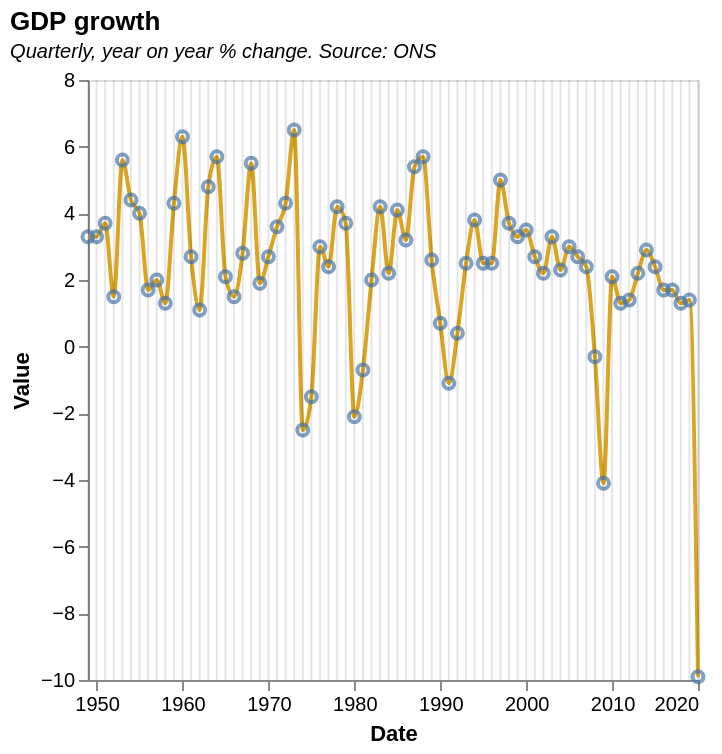

This figure's Vega-Lite source:
### Vega-Lite specification from a JSON file in a GitHub repository (floating-point values rounded to 4 significant figures)
{"$schema": "https://vega.github.io/schema/vega-lite/v5.json", "description": "(GI2) GDP year on year growth (%)", "title": {"text": "GDP growth", "subtitle": "Quarterly, year on year % change. Source: ONS", "subtitleFontStyle": "italic", "subtitleFontSize": 10, "anchor": "start", "color": "black"}, "data": {"values": [{"Date": "1949", "Value": "3.3", "Detail": "GDP: Year on year growth (CVM SA %)"}, {"Date": "1950", "Value": "3.3", "Detail": ""}, {"Date": "1951", "Value": "3.7", "Detail": ""}, {"Date": "1952", "Value": "1.5", "Detail": ""}, {"Date": "1953", "Value": "5.6", "Detail": ""}, {"Date": "1954", "Value": "4.4", "Detail": ""}, {"Date": "1955", "Value": "4", "Detail": ""}, {"Date": "1956", "Value": "1.7", "Detail": ""}, {"Date": "1957", "Value": "2", "Detail": ""}, {"Date": "1958", "Value": "1.3", "Detail": ""}, {"Date": "1959", "Value": "4.3", "Detail": ""}, {"Date": "1960", "Value": "6.3", "Detail": ""}, {"Date": "1961", "Value": "2.7", "Detail": ""}, {"Date": "1962", "Value": "1.1", "Detail": ""}, {"Date": "1963", "Value": "4.8", "Detail": ""}, {"Date": "1964", "Value": "5.7", "Detail": ""}, {"Date": "1965", "Value": "2.1", "Detail": ""}, {"Date": "1966", "Value": "1.5", "Detail": ""}, {"Date": "1967", "Value": "2.8", "Detail": ""}, {"Date": "1968", "Value": "5.5", "Detail": ""}, {"Date": "1969", "Value": "1.9", "Detail": ""}, {"Date": "1970", "Value": "2.7", "Detail": ""}, {"Date": "1971", "Value": "3.6", "Detail": ""}, {"Date": "1972", "Value": "4.3", "Detail": ""}, {"Date": "1973", "Value": "6.5", "Detail": ""}, {"Date": "1974", "Value": "-2.5", "Detail": ""}, {"Date": "1975", "Value": "-1.5", "Detail": ""}, {"Date": "1976", "Value": "3", "Detail": ""}, {"Date": "1977", "Value": "2.4", "Detail": ""}, {"Date": "1978", "Value": "4.2", "Detail": ""}, {"Date": "1979", "Value": "3.7", "Detail": ""}, {"Date": "1980", "Value": "-2.1", "Detail": ""}, {"Date": "1981", "Value": "-0.7", "Detail": ""}, {"Date": "1982", "Value": "2", "Detail": ""}, {"Date": "1983", "Value": "4.2", "Detail": ""}, {"Date": "1984", "Value": "2.2", "Detail": ""}, {"Date": "1985", "Value": "4.1", "Detail": ""}, {"Date": "1986", "Value": "3.2", "Detail": ""}, {"Date": "1987", "Value": "5.4", "Detail": ""}, {"Date": "1988", "Value": "5.7", "Detail": ""}, {"Date": "1989", "Value": "2.6", "Detail": ""}, {"Date": "1990", "Value": "0.7", "Detail": ""}, {"Date": "1991", "Value": "-1.1", "Detail": ""}, {"Date": "1992", "Value": "0.4", "Detail": ""}, {"Date": "1993", "Value": "2.5", "Detail": ""}, {"Date": "1994", "Value": "3.8", "Detail": ""}, {"Date": "1995", "Value": "2.5", "Detail": ""}, {"Date": "1996", "Value": "2.5", "Detail": ""}, {"Date": "1997", "Value": "5", "Detail": ""}, {"Date": "1998", "Value": "3.7", "Detail": ""}, {"Date": "1999", "Value": "3.3", "Detail": ""}, {"Date": "2000", "Value": "3.5", "Detail": ""}, {"Date": "2001", "Value": "2.7", "Detail": ""}, {"Date": "2002", "Value": "2.2", "Detail": ""}, {"Date": "2003", "Value": "3.3", "Detail": ""}, {"Date": "2004", "Value": "2.3", "Detail": ""}, {"Date": "2005", "Value": "3", "Detail": ""}, {"Date": "2006", "Value": "2.7", "Detail": ""}, {"Date": "2007", "Value": "2.4", "Detail": ""}, {"Date": "2008", "Value": "-0.3", "Detail": ""}, {"Date": "2009", "Value": "-4.1", "Detail": ""}, {"Date": "2010", "Value": "2.1", "Detail": ""}, {"Date": "2011", "Value": "1.3", "Detail": ""}, {"Date": "2012", "Value": "1.4", "Detail": ""}, {"Date": "2013", "Value": "2.2", "Detail": ""}, {"Date": "2014", "Value": "2.9", "Detail": ""}, {"Date": "2015", "Value": "2.4", "Detail": ""}, {"Date": "2016", "Value": "1.7", "Detail": ""}, {"Date": "2017", "Value": "1.7", "Detail": ""}, {"Date": "2018", "Value": "1.3", "Detail": ""}, {"Date": "2019", "Value": "1.4", "Detail": ""}, {"Date": "2020", "Value": "-9.9", "Detail": ""}], "format": {"parse": {"Date": "date"}}}, "height": 300, "width": 305, "encoding": {"x": {"field": "Date", "type": "temporal", "axis": {"grid": false}}}, "layer": [{"encoding": {"y": {"field": "Value", "type": "quantitative", "axis": {"grid": false}}}, "layer": [{"mark": {"type": "line", "color": "goldenrod", "interpolate": "monotone"}}, {"mark": "point"}]}, {"mark": "rule", "encoding": {"opacity": {"value": 0.1}, "tooltip": [{"field": "Date", "type": "temporal", "format": "%B, %Y"}, {"field": "Value", "title": "GDP growth", "type": "quantitative", "format": ""}]}}, {"mark": {"type": "rule", "color": "darkgrey", "size": 0.75}, "encoding": {"y": {"field": "Value", "type": "quantitative"}}, "data": {"values": [{"Value": "0"}]}}]}
